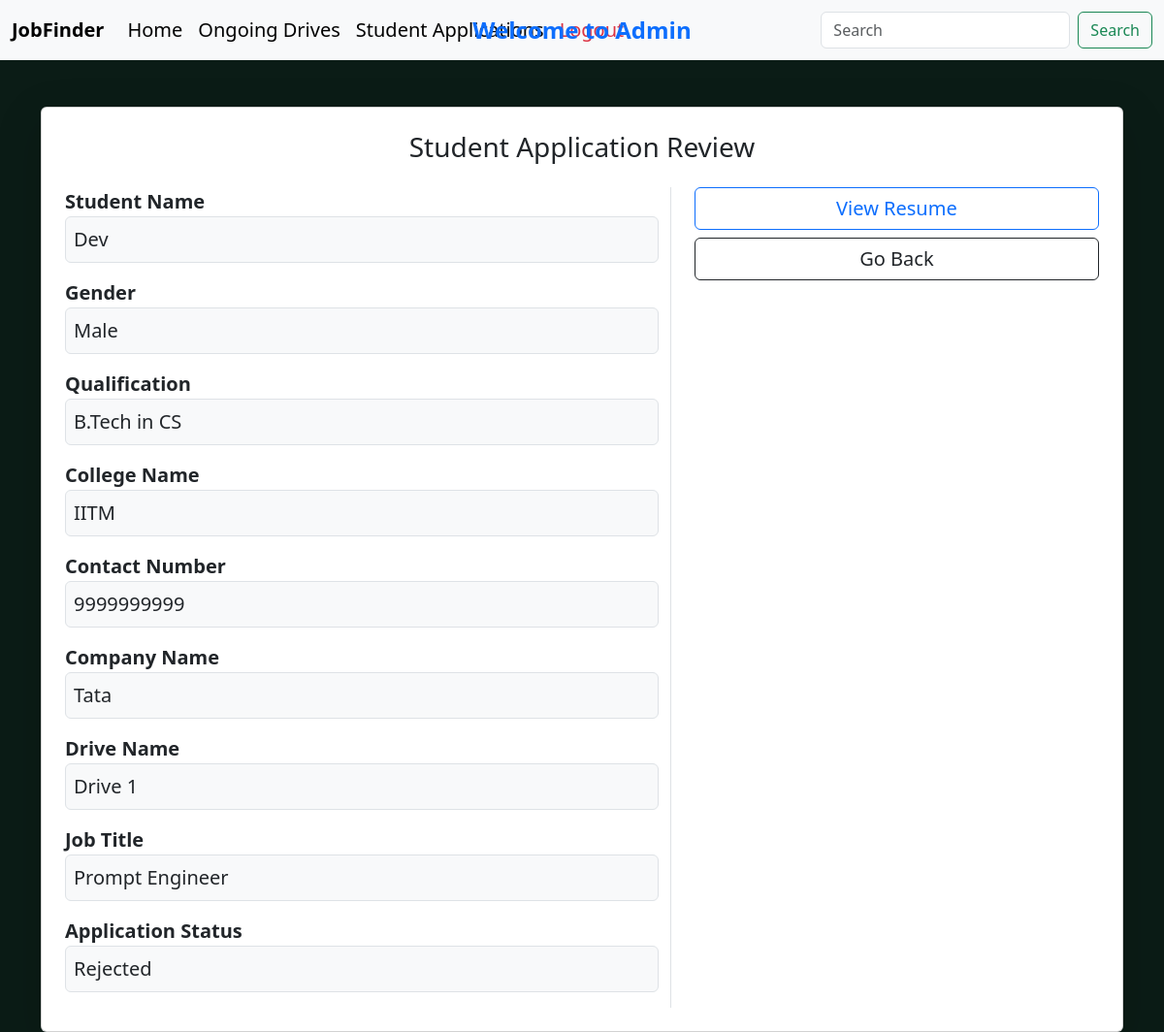
The page /admin/student_details/1 (signed in) on the database its author committed.
### backend/models.py (models this page shows)
class BaseModel(db.Model):
    __abstract__ = True # Does not create table in db
    id = db.Column(db.Integer, primary_key = True)
    created_at = db.Column(db.DateTime(timezone = True), default = lambda:datetime.now(timezone.utc))
    updated_at = db.Column(db.DateTime(timezone = True), default = lambda:datetime.now(timezone.utc), onupdate = lambda:datetime.now(timezone.utc))

class Student_Profile(BaseModel):
    __tablename__ = "student_profile"
    fullname = db.Column(db.String, nullable = False)
    age= db.Column(db.Integer, nullable = False)
    gender = db.Column(db.String, nullable = False)
    qualification = db.Column(db.String, nullable = False)
    college_name = db.Column(db.String, nullable = False)
    experience = db.Column(db.Integer)
    contact_no = db.Column(db.Integer, nullable = False)
    skill = db.Column(db.String, nullable = False)
    resume = db.Column(db.String)
    is_blacklisted = db.Column(db.Boolean, default = False)
    is_active = db.Column(db.Boolean, default = True)
    user_id = db.Column(db.Integer, db.ForeignKey("user.id", ondelete = "CASCADE"), nullable = False, unique = True)
    applications = db.relationship("Application", backref = "student_profile", cascade = "all, delete", lazy = True)

class Company_Profile(BaseModel):
    __tablename__ = "company_profile"
    company_name = db.Column(db.String, nullable = False)
    Hr_contact = db.Column(db.Integer, nullable = False)
    description = db.Column(db.String, nullable = False)
    company_type = db.Column(db.String, nullable = False)
    company_field = db.Column(db.String, nullable = False)
    website = db.Column(db.String, nullable = False)
    approval_status = db.Column(db.String, default = 'pending')
    is_blacklisted = db.Column(db.Boolean, default = False)
    user_id = db.Column(db.Integer, db.ForeignKey("user.id", ondelete = "CASCADE"), nullable = False, unique =True)
    placement_drives = db.relationship("Placement_Drive", backref = "company_profile", lazy = True, cascade = "all, delete")

class Placement_Drive(BaseModel):
    __tablename__ = "placement_drive"
    drive_name = db.Column(db.String, nullable = False)
    job_title = db.Column(db.String, nullable = False)
    job_desc = db.Column(db.String, nullable = False)
    eligibility_criteria = db.Column(db.String, nullable = False)
    salary = db.Column(db.Integer)
    application_deadline = db.Column(db.Date, nullable = False)
    status = db.Column(db.String, default = 'pending')
    drive_status = db.Column(db.String, default = 'not_complete')
    company_id = db.Column(db.Integer, db.ForeignKey("company_profile.id", ondelete = "CASCADE"), nullable = False)
    applications = db.relationship("Application", backref = "placement_drive", cascade = "all, delete", lazy = True)

class Application(BaseModel):
    __tablename__ = "application"
    status = db.Column(db.Enum("Applied", "Shortlisted", "Selected", "Rejected", name = "status"), default = 'Applied', nullable = False)
    student_id = db.Column(db.Integer, db.ForeignKey("student_profile.id", ondelete = "CASCADE"), nullable = False)
    drive_id = db.Column(db.Integer, db.ForeignKey("placement_drive.id", ondelete = "CASCADE"), nullable = False)
    __table_args__ = (db.UniqueConstraint("student_id", "drive_id", name = "unique_student_drive"),)

### backend/controllers.py (the view)
@app.route("/admin/student_details/<int:id>")
def student_details(id):
    if session.get("role") != "admin":
        return redirect(url_for("index"))
    applications = Application.query.get_or_404(id)
    return render_template("Admin/student_details.html", applications = applications)

### templates/Admin/student_details.html
{% extends "Admin/admin_base.html" %}
{% block content %}
<div class="container mt-5 fs-5" style="border: none;">
    <div class="card shadow-lg p-4">
        <h3 class="text-center mb-4">Student Application Review</h3>
        {% if applications %}
        <div class="row">
            <div class="col-md-7">
                <div class="mb-3">
                    <label class="fw-bold">Student Name</label>
                    <div class="border rounded p-2 bg-light">
                        {{ applications.student_profile.fullname }}
                    </div>
                </div>
                <div class="mb-3">
                    <label class="fw-bold">Gender</label>
                    <div class="border rounded p-2 bg-light">
                        {{applications.student_profile.gender}}
                    </div>
                </div>
                <div class="mb-3">
                    <label class="fw-bold">Qualification</label>
                    <div class="border rounded p-2 bg-light">
                        {{ applications.student_profile.qualification }}
                    </div>
                </div>
                <div class="mb-3">
                    <label class="fw-bold">College Name</label>
                    <div class="border rounded p-2 bg-light">
                        {{ applications.student_profile.college_name }}
                    </div>
                </div>
                <div class="mb-3">
                    <label class="fw-bold">Contact Number</label>
                    <div class="border rounded p-2 bg-light">
                        {{applications.student_profile.contact_no}}
                    </div>
                </div>
                <div class="mb-3">
                    <label class="fw-bold">Company Name</label>
                    <div class="border rounded p-2 bg-light">
                        {{applications.placement_drive.company_profile.company_name}}
                    </div>
                </div>
                <div class="mb-3">
                    <label class="fw-bold">Drive Name</label>
                    <div class="border rounded p-2 bg-light">
                        {{ applications.placement_drive.drive_name }}
                    </div>
                </div>
                <div class="mb-3">
                    <label class="fw-bold">Job Title</label>
                    <div class="border rounded p-2 bg-light">
                        {{ applications.placement_drive.job_title }}
                    </div>
                </div>
                <div class="mb-3">
                    <label class="fw-bold">Application Status</label>
                    <div class="border rounded p-2 bg-light">
                        {{ applications.status }}
                    </div>
                </div>
            </div>
            <div class="col-md-5 border-start ps-4">
                {% if applications.student_profile.resume %}
                <a href="{{ url_for('static', filename = 'resumes/' ~ applications.student_profile.resume) }}"
                    class="btn btn-md btn-outline-primary w-100 mb-2 fs-5" target="_blank">
                    View Resume
                </a>
                {% endif %}
                <a href="{{url_for("student_applied", id=applications.student_profile.id)}}"
                    class="btn btn-outline-dark w-100 fs-5">
                    Go Back
                </a>
            </div>
        </div>
        {% endif %}
    </div>
</div>
{% endblock %}

### templates/Admin/admin_base.html (style rules this page uses)
body { background-color: #0b1c16; }
.container { margin-top: 50px; border: 3px solid white; }

### rows shown on the page
Student_Profile: student_profile.fullname "Dev", student_profile.gender "Male", student_profile.qualification "B.Tech in CS", student_profile.college_name "IITM", student_profile.contact_no "9999999999"
Company_Profile: placement_drive.company_profile.company_name "Tata"
Placement_Drive: placement_drive.drive_name "Drive 1", placement_drive.job_title "Prompt Engineer"
Application: status "Rejected"
